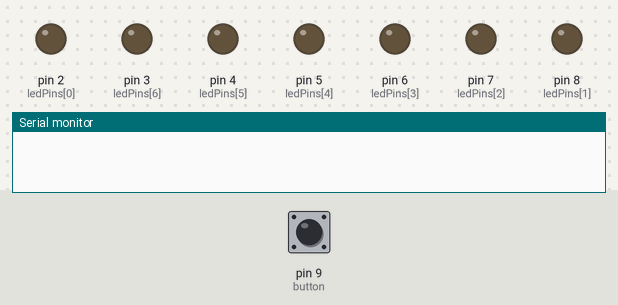
Bench run of a sketch on a simulated Arduino Uno, built with avr-gcc and run on an emulated ATmega328P. Parts: output pins drawn as LEDs (lit = HIGH), the last lines printed to the serial monitor. Inputs (shaded band) come from the test bench; at power-on: pin 9 (button) LOW. Random numbers use the default seed unless the sketch sets one.

Above: at 1.2 s.
1.3 s: pin 9 (button) pulled HIGH for 0.15 s
At 4.1 s:
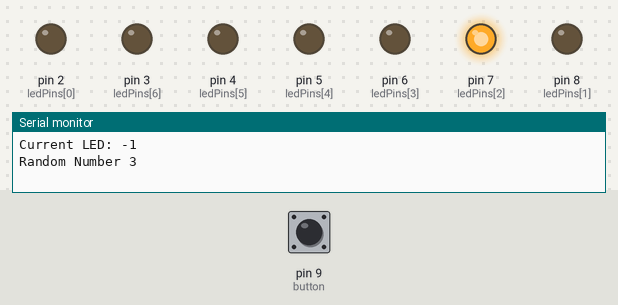
4.4 s: pin 9 (button) pulled HIGH for 1 s
At 7.6 s:
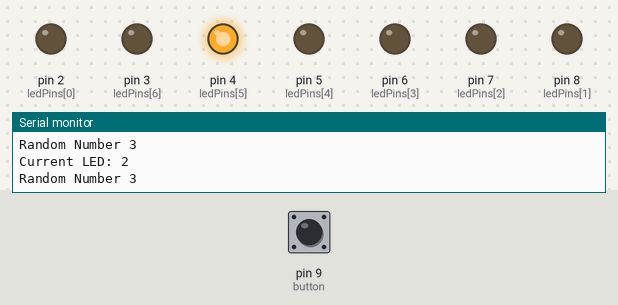
8.0 s: pin 9 (button) pulled HIGH for 0.15 s
At 9.05 s:
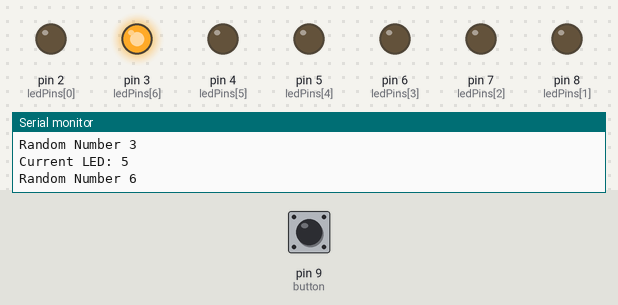
11.0 s: pin 9 (button) pulled HIGH for 3.2 s
At 16.5 s:
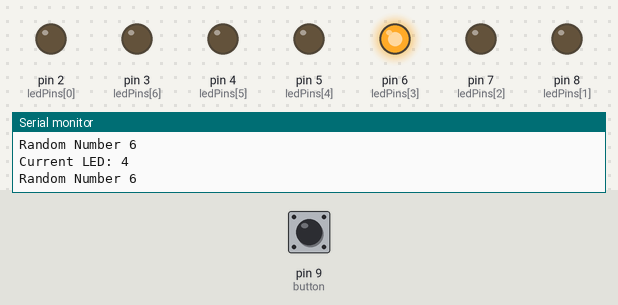
Timing chart, 0 to 16.7 s (numbered marks = the images above; inputs shaded):
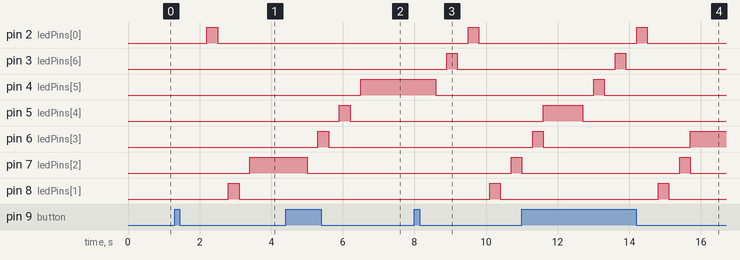

Measured:
- after the input at 1.3 s, pin 2 (ledPins[0]): LOW → HIGH after 0.90 s, → LOW 0.30 s later; pin 7 (ledPins[2]): LOW → HIGH after 2.1 s; pin 8 (ledPins[1]): LOW → HIGH after 1.5 s, → LOW 0.30 s later
- after the input at 4.4 s, pin 4 (ledPins[5]): LOW → HIGH after 2.1 s; pin 5 (ledPins[4]): LOW → HIGH after 1.5 s, → LOW 0.30 s later; pin 6 (ledPins[3]): LOW → HIGH after 0.90 s, → LOW 0.30 s later; pin 7 (ledPins[2]): HIGH → LOW after 0.60 s
- after the input at 8.0 s, pin 2 (ledPins[0]): LOW → HIGH after 1.5 s, → LOW 0.30 s later; pin 3 (ledPins[6]): LOW → HIGH after 0.90 s, → LOW 0.30 s later; pin 4 (ledPins[5]): HIGH → LOW after 0.60 s; pin 7 (ledPins[2]): LOW → HIGH after 2.7 s; pin 8 (ledPins[1]): LOW → HIGH after 2.1 s, → LOW 0.30 s later
- after the input at 11.0 s, pin 2 (ledPins[0]): LOW → HIGH after 3.2 s, → LOW 0.30 s later; pin 3 (ledPins[6]): LOW → HIGH after 2.6 s, → LOW 0.30 s later; pin 4 (ledPins[5]): LOW → HIGH after 2.0 s, → LOW 0.30 s later; pin 8 (ledPins[1]): LOW → HIGH after 3.8 s, → LOW 0.30 s later

The sketch:

turn-table.ino
```cpp
const int ledPins[] = {2, 8, 7, 6, 5, 4, 3};  // Pin numbers for 7 LEDs
const int button = 9;
int buttonState = 1;
int currentLedOn = -1;

void setup() {
      // Generate random number
   randomSeed(analogRead(A0));

  pinMode(button, INPUT);

    // Initialize all the LED pins as OUTPUT
  for (int i = 0; i < 7; i++) {
    pinMode(ledPins[i], OUTPUT);
  }

  // Initialize Serial communication
  Serial.begin(9600);
}

void loop() {
    // Get the button state
    buttonState = digitalRead(button);

    if (buttonState == HIGH)
    {
      getRandomLed();
      delay(500);

    }
}

void getRandomLed()
{
  int randomNumber = 0;

  while (randomNumber == 0 || randomNumber == 1 || randomNumber + currentLedOn == 7)
  {
     randomNumber = random(0, 7);
  }

  Serial.println("Current LED: " + String(currentLedOn));
  Serial.println("Random Number " + String(randomNumber));

  // if the random number is smaller than the currentLedOn, an overflow must be made
  if ((currentLedOn + randomNumber) >= 7)
  {
    // Finish blinking the last index's in the array
    for (int i = currentLedOn ; i<7; i++) {
      delay(300);
      digitalWrite(ledPins[i], HIGH);
      delay(300);
      digitalWrite(ledPins[i], LOW);
    }

    // get the difference between the random number and the end of the array, to calculate how many moves we have made
    int difference1 = 7 - currentLedOn;

    // Calculate how many more moves we have to make
    int difference2 = (randomNumber - difference1);

    // Now we are back at the start of the array, we will make the rest of the moves
    for (int i = 0; i<difference2; i++) {
      delay(300);
      digitalWrite(ledPins[i], HIGH);
      delay(300);
      digitalWrite(ledPins[i], LOW);
    }
    // Turn the LED chosen on
    digitalWrite(ledPins[difference2], HIGH);
    currentLedOn = difference2;
  }
  // The random number is larger than the current one but smaller than the array size;
  else
  {
    for (int i = currentLedOn; i<=(randomNumber + currentLedOn); i++)
    {
      delay(300);
      digitalWrite(ledPins[i], HIGH);
      delay(300);
      digitalWrite(ledPins[i], LOW);
    }
    // Turn the LED chosen on
    digitalWrite(ledPins[randomNumber + currentLedOn], HIGH);
    currentLedOn = randomNumber + currentLedOn;
  }
}
```
